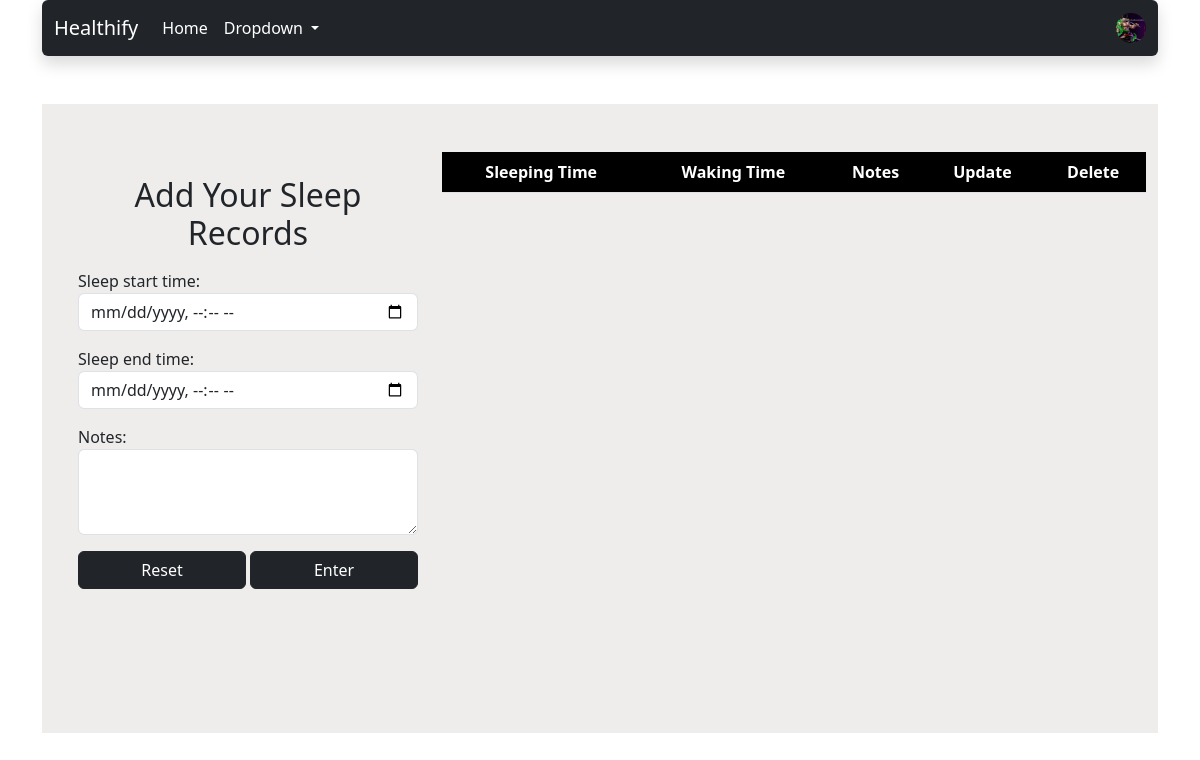
The app's page /addsleep/ (signed in), older data.
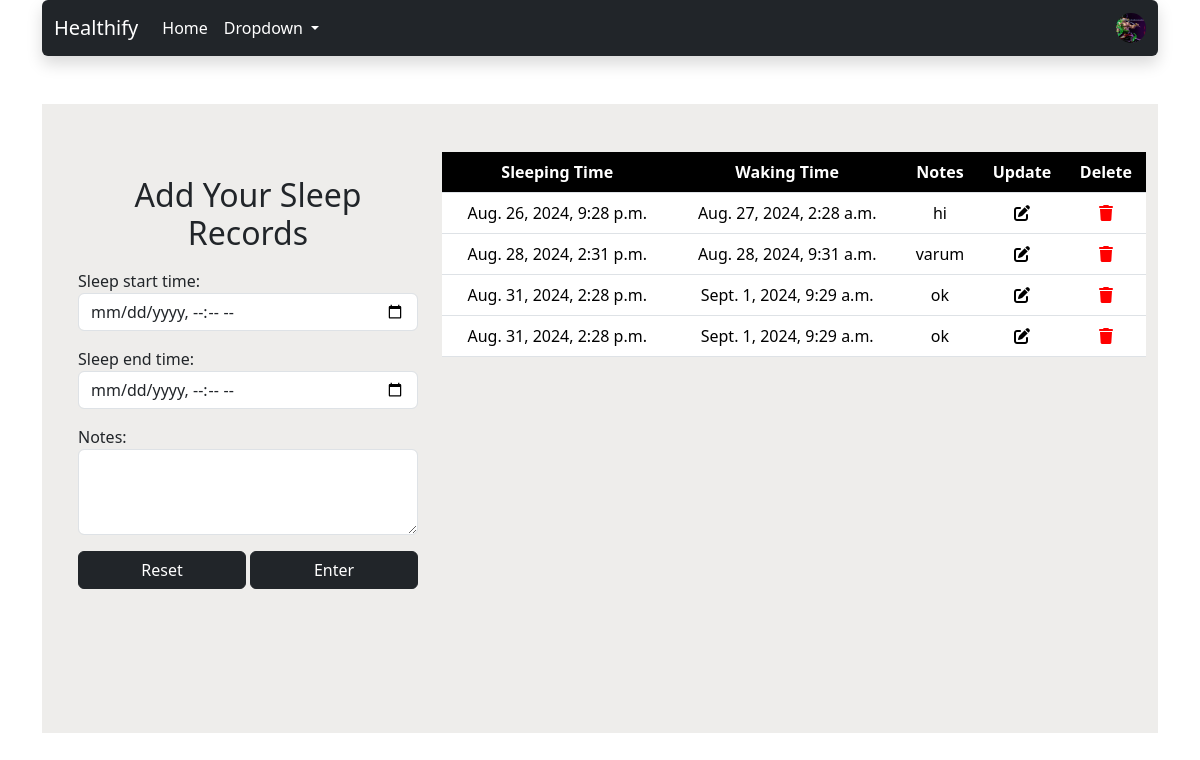
The same page, newer data.
### web/models.py (models this page shows, shortened)
class SleepModel(models.Model):
    user=models.ForeignKey(User,on_delete=models.CASCADE,related_name="sleep_records")
    date=models.DateField(auto_now_add=True)
    sleep_start_time=models.DateTimeField()
    sleep_end_time=models.DateTimeField()
    notes=models.TextField(blank=True,null=True)

### web/views.py (the view, shortened to what this page needs)
# urls.py: path('addsleep/',Add_Sleep.as_view(),name="addsleep"),
class Add_Sleep(View):
    def get(self,request,*args,**kwargs):
        form=SleepForm()
        current_week_start = timezone.now().date() - timezone.timedelta(days=timezone.now().date().weekday())
        data=SleepModel.objects.annotate(week=TruncWeek("sleep_start_time")).filter(user=request.user,week=current_week_start).order_by("week","sleep_start_time")
        user_obj=UserProfile_Model.objects.get(user_id=request.user.id)
        return render(request,"sleep.html",{"form":form,"data":data,'user_obj':user_obj})

### web/forms.py
class SleepForm(forms.Form):
    sleep_start_time=forms.DateTimeField(widget=forms.DateTimeInput(attrs={'type': 'datetime-local',"class":"form-control"}))
    sleep_end_time=forms.DateTimeField(widget=forms.DateTimeInput(attrs={'type': 'datetime-local',"class":"form-control"}))
    notes=forms.CharField(max_length=100,widget=forms.Textarea(attrs={"class":"form-control","rows":3}))

### web/templates/sleep.html (shortened to what this page needs)
<!DOCTYPE html>
<html lang="en">
<head>
    <link href="https://cdn.jsdelivr.net/npm/bootstrap@5.3.3/dist/css/bootstrap.min.css" rel="stylesheet">
    <link rel="stylesheet" href="https://cdnjs.cloudflare.com/ajax/libs/font-awesome/6.6.0/css/all.min.css" />
</head>
<body class="container">
    <div class="container-fluid sticky-top">
        <div class="row">
            <nav class="navbar navbar-expand-lg header bg-dark shadow rounded">
                <div class="container">
                    <a class="navbar-brand" style="color: white;" href="#">Healthify</a>
                    <div class="collapse navbar-collapse" id="navbarSupportedContent">
                        <ul class="navbar-nav me-auto mb-2 mb-lg-0">
                            <li class="nav-item">
                                <a class="nav-link active" style="color: white;" aria-current="page" href="{% url 'home' %}">Home</a>
                            </li>
                            <li class="nav-item dropdown">
                                <a class="nav-link dropdown-toggle" style="color: white;" href="#" role="button" data-bs-toggle="dropdown"
                                    aria-expanded="false">
                                    Dropdown
                                </a>
                            </li>
                        </ul>
                        <form class="d-flex" role="search">
                            {%if user_obj.profile_picture%}
                            <a href="" style="background-image: url('{{user_obj.profile_picture.url}}'); height: 30px; width: 30px; background-size: cover;background-position: center; border-radius: 50%;"></a>
                            {%else%}
                            <a href="" style="background-image: url(); height: 30px; width: 30px; background-size: cover;background-position: center; border-radius: 50%;"></a>
                            {%endif%}
                        </form>
                    </div>
                </div>
            </nav>
        </div>
    </div>
    <div class="container-fluid">
        <div class="row pb-5 ps-4 mt-5" style="background-color: rgb(238, 237, 235);">
            <div class="col-lg-4 col-md-12 col-sm-12 col-12 mt-3 p-5 px-1" >
                <div class=" p-5 ps-2 pe-2 pt-2 " >
                    <h2 class="text-center pb-2">Add Your Sleep Records</h2>
                    <form action="" method="post">
                        {{form.as_p}}
                        <div class="d-flex gap-1">
                            <button class="btn btn-dark w-50" type="reset">Reset</button>
                            <button class="btn btn-dark w-50" type="submit">Enter</button>
                        </div>
                    </form>
                </div>
            </div>
        <div class="col-lg-8 col-md-12 col-sm-12 col-12 scroll mt-5">
            <table class="table table-striped-primary content">
                <tr>
                    <th class="text-center">Sleeping Time</th>
                    <th class="text-center">Waking Time</th>
                    <th class="text-center">Notes</th>
                    <th class="text-center">Update</th>
                    <th class="text-center">Delete</th>
                </tr>
                <tbody>
                    {%for i in data%}
                    <tr>
                        <td class="text-center">{{i.sleep_start_time}}</td>
                        <td class="text-center">{{i.sleep_end_time}}</td>
                        <td class="scrollable-column text-center"><div class="scrollable-content">{{i.notes}}</div></td>
                        <td class="text-center"><a href="{%url 'updatesleep' i.id%}"><i class="fa-solid fa-pen-to-square" style="color: black;"></i></a></td>
                        <td class="text-center"><a href="{%url 'deletesleep' i.id%}"><i class="fa-solid fa-trash " style="color: red;"></i></a></td>
                    </tr>
                </tbody>
                {%endfor%}
            </table>
        </div>
    </div>
</body>
</html>

Row changes from the older to the newer data that the page shows:
added SleepModel: sleep_start_time "Aug. 26, 2024, 9:28 p.m.", sleep_end_time "Aug. 27, 2024, 2:28 a.m.", notes "hi"
added SleepModel: sleep_start_time "Aug. 28, 2024, 2:31 p.m.", sleep_end_time "Aug. 28, 2024, 9:31 a.m.", notes "varum"
added SleepModel: sleep_start_time "Aug. 31, 2024, 2:28 p.m.", sleep_end_time "Sept. 1, 2024, 9:29 a.m.", notes "ok"
added SleepModel: sleep_start_time "Aug. 31, 2024, 2:28 p.m.", sleep_end_time "Sept. 1, 2024, 9:29 a.m.", notes "ok"
